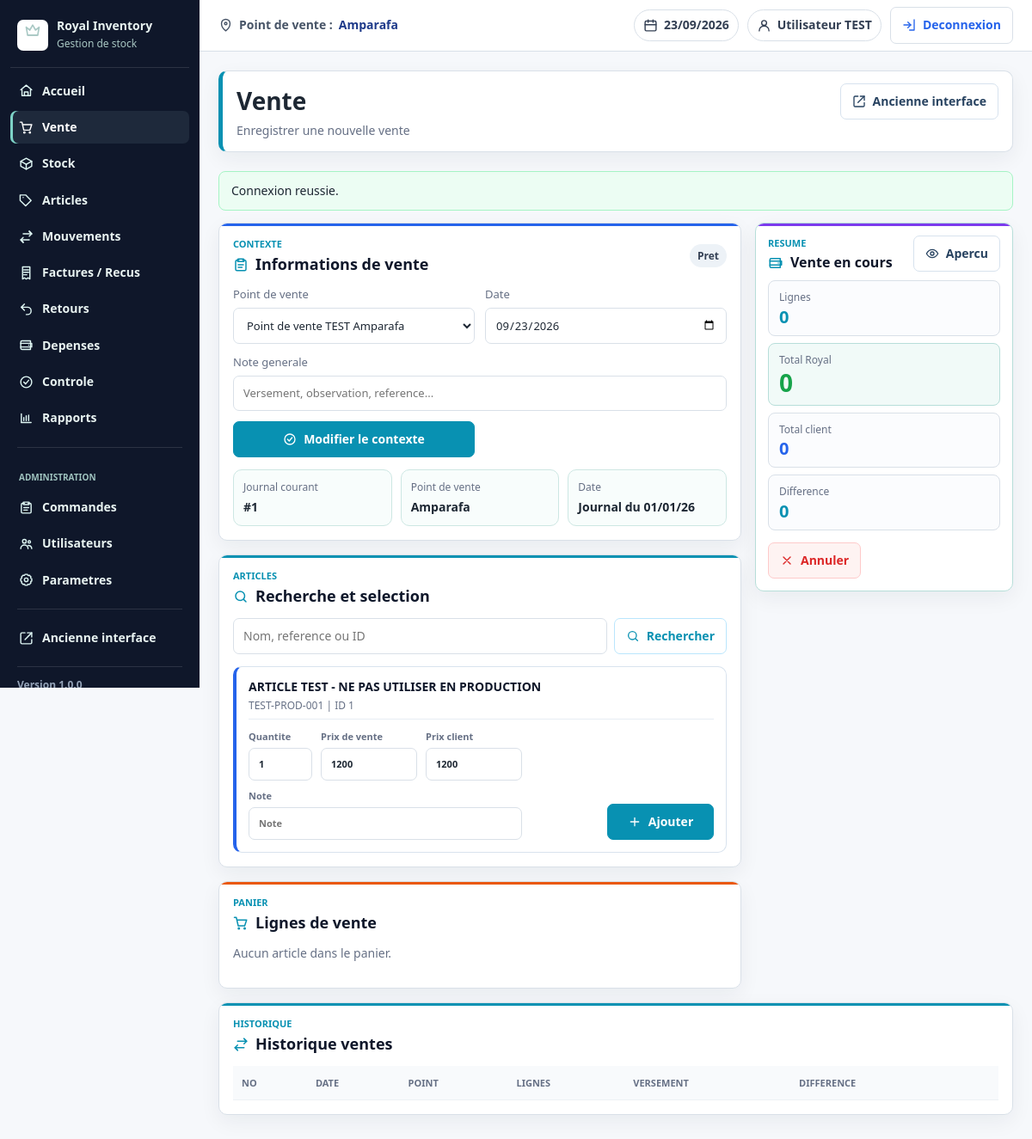
Screenshot of /nouveau_site/index.php?page=vente (signed in) with the database file from the repository.
### tables this page shows
CREATE TABLE IF NOT EXISTS `user` (
  `Id_User` INT NOT NULL AUTO_INCREMENT,
  `Full_Name` VARCHAR(150) NOT NULL DEFAULT '',
  `Initials` VARCHAR(30) NOT NULL DEFAULT '',
  `Current_Name` VARCHAR(150) NOT NULL DEFAULT '',
  `User_Name` VARCHAR(80) NOT NULL,
  `Departement` VARCHAR(100) NOT NULL DEFAULT '',
  `Sex` VARCHAR(30) NOT NULL DEFAULT '',
  `Password` VARCHAR(255) NOT NULL DEFAULT '',
  `Permission` CHAR(1) NOT NULL DEFAULT 'N',
  `Note` TEXT NULL,
  `img_path` VARCHAR(255) NOT NULL DEFAULT '',
  `point_de_vente` VARCHAR(100) NOT NULL DEFAULT '',
  `numero_commande` INT NOT NULL DEFAULT 0,
  `description_date` VARCHAR(150) NOT NULL DEFAULT '',
  `stock_client_name` VARCHAR(100) NOT NULL DEFAULT '',
  `stock_numero_commande` INT NOT NULL DEFAULT 0,
  `stock_description_date` VARCHAR(150) NOT NULL DEFAULT '',
  `point_de_vente_vente_calc` VARCHAR(100) NOT NULL DEFAULT '',
  `numero_vente_calc` INT NOT NULL DEFAULT 0,
  `description_date_vente_calc` VARCHAR(150) NOT NULL DEFAULT '',
  `created_at` TIMESTAMP NOT NULL DEFAULT CURRENT_TIMESTAMP,
  PRIMARY KEY (`Id_User`),
  UNIQUE KEY `uq_user_name` (`User_Name`)
);

CREATE TABLE IF NOT EXISTS `shop` (
  `id` INT NOT NULL AUTO_INCREMENT,
  `long_name` VARCHAR(150) NOT NULL DEFAULT '',
  `short_name` VARCHAR(100) NOT NULL,
  `shop_user` VARCHAR(80) NOT NULL DEFAULT '',
  `created_at` TIMESTAMP NOT NULL DEFAULT CURRENT_TIMESTAMP,
  PRIMARY KEY (`id`),
  UNIQUE KEY `uq_shop_short_name` (`short_name`)
);

CREATE TABLE IF NOT EXISTS `produit` (
  `id_x` INT NOT NULL AUTO_INCREMENT,
  `id_cat` INT NOT NULL DEFAULT 0,
  `id_unite` INT NOT NULL DEFAULT 1,
  `nom_x` VARCHAR(255) NOT NULL,
  `prix_de_vente` DECIMAL(15,2) NOT NULL DEFAULT 0,
  `prix_fournisseur` DECIMAL(15,2) NOT NULL DEFAULT 0,
  `benefice` DECIMAL(15,2) NOT NULL DEFAULT 0,
  `reference_x` VARCHAR(100) NOT NULL,
  `note_x` TEXT NULL,
  `user_x` VARCHAR(80) NOT NULL DEFAULT '',
  `user` VARCHAR(80) NOT NULL DEFAULT '',
  `img_path_x` VARCHAR(255) NOT NULL DEFAULT '',
  `pu_aparafa` DECIMAL(15,2) NOT NULL DEFAULT 0,
  `pu_ambato_tantely` DECIMAL(15,2) NOT NULL DEFAULT 0,
  `pu_soalazaina` DECIMAL(15,2) NOT NULL DEFAULT 0,
  `note_prix` VARCHAR(80) NOT NULL DEFAULT '',
  `note_prix_amparafa` VARCHAR(80) NOT NULL DEFAULT '',
  `note_prix_tantely` VARCHAR(80) NOT NULL DEFAULT '',
  `note_prix_soalazaina` VARCHAR(80) NOT NULL DEFAULT '',
  `difference_prix` DECIMAL(15,2) NOT NULL DEFAULT 0,
  `difference_prix_amparafa` DECIMAL(15,2) NOT NULL DEFAULT 0,
  `difference_prix_tantely` DECIMAL(15,2) NOT NULL DEFAULT 0,
  `difference_prix_soalazaina` DECIMAL(15,2) NOT NULL DEFAULT 0,
  `stock_id` INT NOT NULL DEFAULT 0,
  `date_time_x` TIMESTAMP NOT NULL DEFAULT CURRENT_TIMESTAMP,
  PRIMARY KEY (`id_x`),
  UNIQUE KEY `uq_produit_reference` (`reference_x`),
  KEY `idx_produit_nom` (`nom_x`)
);

### nouveau_site/pages/vente.php (the view, shortened to what the rows shown need)
<?php
$q = trim((string) ($_GET['q'] ?? ''));
try {
    $shops = $repository->shops();
    $context = $salesService->currentContext($auth->username());
    $cart = $salesService->cart($auth->username());
    $totals = $salesService->totals($cart, (string) ($context['point_de_vente'] ?? ''));
    $products = $repository->products($q, 20);
} catch (Throwable $e) {
    $shops = $cart = $products = $sales = [];
    $context = null;
    $totals = ['royal' => 0, 'client' => 0, 'difference' => 0, 'lines' => 0];
    flash('danger', 'Impossible de charger VENTE: ' . $e->getMessage());
}
?>
<div class="sale-layout">
    <div class="sale-main">
        <section class="panel panel-accent panel-accent-blue">
            <div class="panel-head">
                <div>
                    <h2><span class="ui-icon ui-icon-clipboard" aria-hidden="true"></span>Informations de vente</h2>
                </div>
            </div>
            <form method="post" action="<?= e(url('actions/vente.php')) ?>" class="form-grid">
                <label>Point de vente
                    <select name="point_de_vente" required>
                        <?php foreach ($shops as $shop): ?>
                            <option value="<?= e($shop['short_name']) ?>" <?= (($context['point_de_vente'] ?? '') === $shop['short_name']) ? 'selected' : '' ?>>
                                <?= e($shop['long_name'] ?: $shop['short_name']) ?>
                            </option>
                        <?php endforeach; ?>
                    </select>
                </label>
            </form>
            <?php if ($context): ?>
                <div class="context-grid">
                    <div><span>Journal courant</span><strong>#<?= e($context['numero_commande']) ?></strong></div>
                    <div><span>Point de vente</span><strong><?= e($context['point_de_vente']) ?></strong></div>
                    <div><span>Date</span><strong><?= e($context['description_date']) ?></strong></div>
                </div>
            <?php endif; ?>
        </section>
        <section class="panel panel-accent panel-accent-teal">
            <div class="panel-head">
                <div>
                    <h2><span class="ui-icon ui-icon-search" aria-hidden="true"></span>Recherche et selection</h2>
                </div>
            </div>
            <div class="cards-list">
                <?php foreach ($products as $product): ?>
                    <?php
                    $defaultPrice = (float) ($product['prix_de_vente'] ?? 0);
                    $pv = (string) ($context['point_de_vente'] ?? '');
                    if ($pv === 'Amparafa' && isset($product['pu_aparafa'])) {
                        $defaultPrice = (float) $product['pu_aparafa'];
                    } elseif ($pv === 'Ambato_Tantely' && isset($product['pu_ambato_tantely'])) {
                        $defaultPrice = (float) $product['pu_ambato_tantely'];
                    } elseif ($pv === 'Soalazaina' && isset($product['pu_soalazaina'])) {
                        $defaultPrice = (float) $product['pu_soalazaina'];
                    }
                    ?>
                    <form method="post" action="<?= e(url('actions/vente.php')) ?>" class="item-row sale-product-card product-result-card product-result-card--sale">
                        <div class="sale-product-card__identity product-result-card__identity">
                            <strong><?= e($product['nom_x']) ?></strong>
                            <span><?= e($product['reference_x']) ?> | ID <?= e($product['id_x']) ?></span>
                        </div>
                        <div class="sale-product-card__fields">
                            <label class="item-field item-field-qty">Quantite
                                <input name="qt" type="number" min="0.01" step="any" value="1" aria-label="Quantite">
                            </label>
                            <label class="item-field item-field-price">Prix de vente
                                <input name="prix_de_vente" type="number" step="any" value="<?= e($defaultPrice) ?>" aria-label="Prix Royal">
                            </label>
                            <label class="item-field item-field-price">Prix client
                                <input name="prix_client" type="number" step="any" value="<?= e($defaultPrice) ?>" aria-label="Prix client">
                            </label>
                            <label class="item-field item-field-note">Note
                                <input name="note_commande" placeholder="Note">
                            </label>
                        </div>
                        <div class="sale-product-card__actions">
                            <button class="button button-primary"><span class="ui-icon ui-icon-plus" aria-hidden="true"></span><span class="desktop-label">Ajouter</span><span class="mobile-label">Ajouter au panier</span></button>
                        </div>
                    </form>
                <?php endforeach; ?>
            </div>
        </section>
        <section class="panel panel-accent panel-accent-orange">
            <div class="panel-head">
                <div>
                    <h2><span class="ui-icon ui-icon-cart" aria-hidden="true"></span>Lignes de vente</h2>
                </div>
            </div>
        </section>
    </div>
    <aside class="sale-side">
        <section class="panel panel-accent panel-accent-purple summary-card">
            <div class="panel-head">
                <div>
                    <h2><span class="ui-icon ui-icon-wallet" aria-hidden="true"></span>Vente en cours</h2>
                </div>
            </div>
            <?php $differenceClass = (float) $totals['difference'] > 0 ? 'sale-total-positive' : ((float) $totals['difference'] < 0 ? 'sale-total-negative' : 'sale-total-neutral'); ?>
            <div class="totals">
                <div class="sale-total-lines"><span>Lignes</span><strong><?= e($totals['lines']) ?></strong></div>
                <div class="sale-total-royal"><span>Total Royal</span><strong><?= money($totals['royal']) ?></strong></div>
                <div class="sale-total-client"><span>Total client</span><strong><?= money($totals['client']) ?></strong></div>
                <div class="<?= e($differenceClass) ?>"><span>Difference</span><strong><?= money($totals['difference']) ?></strong></div>
            </div>
        </section>
    </aside>
</div>
<section class="panel panel-accent panel-accent-teal sale-history-panel">
    <div class="panel-head">
        <div>
            <h2><span class="ui-icon ui-icon-move" aria-hidden="true"></span>Historique ventes</h2>
        </div>
    </div>
    <div class="table-wrap responsive-table">
        <table>
            <thead><tr><th>No</th><th>Date</th><th>Point</th><th>Lignes</th><th>Versement</th><th>Difference</th><th></th></tr></thead>
        </table>
    </div>
</section>

### nouveau_site/partials/header.php (shortened to what the rows shown need)
<?php
$currentContext = null;
try {
    if ($auth->check()) {
        $currentContext = $salesService->currentContext($auth->username());
    }
} catch (Throwable $e) {
    $currentContext = null;
}
?>
<!doctype html>
<html lang="fr">
<head>
    <link rel="stylesheet" href="public/assets/css/app.css">
</head>
<body class="page-<?= e($page) ?>">
<div class="app-shell">
    <header class="topbar">
        <?php if (!empty($currentContext['point_de_vente'])): ?>
            <div class="topbar-context"><span class="ui-icon ui-icon-pin" aria-hidden="true"></span>Point de vente : <strong><?= e($currentContext['point_de_vente']) ?></strong></div>
        <?php endif; ?>
    </header>
    <main class="content">
        <div class="page-head">
            <div>
                <h1><?= e($pageTitle) ?></h1>
            </div>
        </div>

### rows the page displays
user: point_de_vente "Amparafa", point_de_vente "Point de vente TEST Amparafa", numero_commande "1", description_date "Journal du 01/01/26", point_de_vente "0"
produit: nom_x "ARTICLE TEST - NE PAS UTILISER EN PRODUCTION", reference_x "TEST-PROD-001", id_x "1", prix_de_vente "1200", prix_client "1200"

### other values shown
$user['full_name'] ?: $user['username'] "Utilisateur TEST"
$label "Accueil"
$label "Vente"
$label "Stock"
$label "Articles"
$label "Mouvements"
$label "Factures / Recus"
$label "Retours"
$label "Depenses"
$label "Controle"
$label "Rapports"
$label "Commandes"
$label "Utilisateurs"
$label "Parametres"
$label "Ancienne interface"
